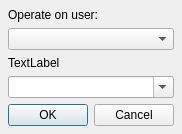
<ui version="4.0" >
 <author></author>
 <comment></comment>
 <exportmacro></exportmacro>
 <class>adminCommand</class>
 <widget class="QDialog" name="adminCommand" >
  <property name="geometry" >
   <rect>
    <x>0</x>
    <y>0</y>
    <width>176</width>
    <height>129</height>
   </rect>
  </property>
  <property name="windowTitle" >
   <string>Admin Command</string>
  </property>
  <layout class="QVBoxLayout" >
   <property name="margin" >
    <number>8</number>
   </property>
   <property name="spacing" >
    <number>6</number>
   </property>
   <item>
    <widget class="QLabel" name="labelUser" >
     <property name="text" >
      <string>Operate on user:</string>
     </property>
    </widget>
   </item>
   <item>
    <widget class="QComboBox" name="cbUser" />
   </item>
   <item>
    <widget class="QLabel" name="labelHint" >
     <property name="text" >
      <string>TextLabel</string>
     </property>
     <property name="wordWrap" >
      <bool>true</bool>
     </property>
    </widget>
   </item>
   <item>
    <widget class="QComboBox" name="cbInput" >
     <property name="editable" >
      <bool>true</bool>
     </property>
    </widget>
   </item>
   <item>
    <layout class="QHBoxLayout" >
     <property name="margin" >
      <number>0</number>
     </property>
     <property name="spacing" >
      <number>6</number>
     </property>
     <item>
      <widget class="QPushButton" name="okButton" >
       <property name="text" >
        <string>OK</string>
       </property>
      </widget>
     </item>
     <item>
      <widget class="QPushButton" name="cancelButton" >
       <property name="text" >
        <string>Cancel</string>
       </property>
      </widget>
     </item>
    </layout>
   </item>
  </layout>
 </widget>
 <pixmapfunction></pixmapfunction>
 <resources/>
 <connections>
  <connection>
   <sender>okButton</sender>
   <signal>clicked()</signal>
   <receiver>adminCommand</receiver>
   <slot>accept()</slot>
   <hints>
    <hint type="sourcelabel" >
     <x>278</x>
     <y>253</y>
    </hint>
    <hint type="destinationlabel" >
     <x>96</x>
     <y>254</y>
    </hint>
   </hints>
  </connection>
  <connection>
   <sender>cancelButton</sender>
   <signal>clicked()</signal>
   <receiver>adminCommand</receiver>
   <slot>reject()</slot>
   <hints>
    <hint type="sourcelabel" >
     <x>369</x>
     <y>253</y>
    </hint>
    <hint type="destinationlabel" >
     <x>179</x>
     <y>282</y>
    </hint>
   </hints>
  </connection>
 </connections>
</ui>
